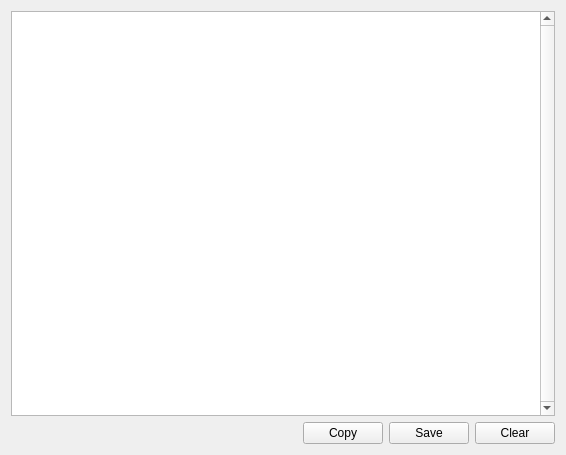
<?xml version="1.0" encoding="UTF-8"?>
<ui version="4.0">
 <class>LogWindow</class>
 <widget class="QWidget" name="LogWindow">
  <property name="geometry">
   <rect>
    <x>0</x>
    <y>0</y>
    <width>566</width>
    <height>455</height>
   </rect>
  </property>
  <property name="windowTitle">
   <string>Log Messages</string>
  </property>
  <layout class="QVBoxLayout" name="verticalLayout">
   <item>
    <widget class="QPlainTextEdit" name="messages">
     <property name="verticalScrollBarPolicy">
      <enum>Qt::ScrollBarPolicy::ScrollBarAlwaysOn</enum>
     </property>
     <property name="horizontalScrollBarPolicy">
      <enum>Qt::ScrollBarPolicy::ScrollBarAlwaysOff</enum>
     </property>
     <property name="lineWrapMode">
      <enum>QPlainTextEdit::LineWrapMode::NoWrap</enum>
     </property>
     <property name="readOnly">
      <bool>true</bool>
     </property>
     <property name="maximumBlockCount">
      <number>1000</number>
     </property>
    </widget>
   </item>
   <item>
    <layout class="QHBoxLayout" name="horizontalLayout">
     <item>
      <spacer name="horizontalSpacer">
       <property name="orientation">
        <enum>Qt::Orientation::Horizontal</enum>
       </property>
       <property name="sizeHint" stdset="0">
        <size>
         <width>40</width>
         <height>20</height>
        </size>
       </property>
      </spacer>
     </item>
     <item>
      <widget class="QPushButton" name="copy">
       <property name="text">
        <string>Copy</string>
       </property>
      </widget>
     </item>
     <item>
      <widget class="QPushButton" name="save">
       <property name="text">
        <string>Save</string>
       </property>
      </widget>
     </item>
     <item>
      <widget class="QPushButton" name="clear">
       <property name="text">
        <string>Clear</string>
       </property>
      </widget>
     </item>
    </layout>
   </item>
  </layout>
 </widget>
 <resources/>
 <connections/>
</ui>
